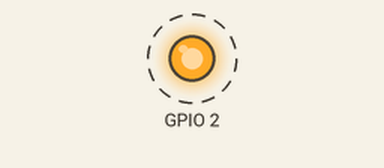
Simulated run of this sketch. Board: ESP32. On the bench: output pins drawn as LEDs (lit = HIGH). Dashed ring = blinking. What the sketch prints to the serial monitor is not drawn.

Above: at 0.5 s.
Timing chart, 0 to 4.6 s (numbered marks = the images above):
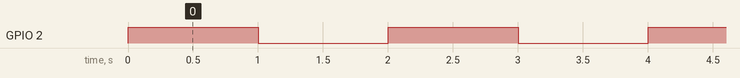

The sketch:

multi_core_0.ino
```cpp
int c1 = 0;
int c2 = 0;
void t1(void *par){
  for(;;){
    Serial.print("Task1 running on core ");
    Serial.println(xPortGetCoreID());
    Serial.print("Task 1 count:");
    Serial.print(c1++);
    Serial.println();
    vTaskDelay(1000);
  }
}

void t2(void *par){
  for(;;){
  digitalWrite(2,HIGH);
  delay(1000);
  digitalWrite(2,LOW);
  delay(1000);
  }

}

void setup() {
  // put your setup code here, to run once:
  pinMode(2,OUTPUT);
  Serial.begin(9600);
  xTaskCreatePinnedToCore(
    t1,       // Task function
    "Task 1", // Task Name
    1000,     // Stack size
    NULL,     // Parameter for the task
    1,        // Priority, high for high no.
    NULL,     // Task handle
    0);       // Core

 xTaskCreatePinnedToCore(
    t2,       // Task function
    "Task 2", // Task Name
    1000,     // Stack size
    NULL,     // Parameter for the task
    1,        // Priority, high for high no.
    NULL,     // Task handle
    1);       // Core
}
void loop() {
  // put your main code here, to run repeatedly:
}
```

Measured:
- by itself, GPIO 2: alternates HIGH for 1.0 s and LOW for 1.0 s
